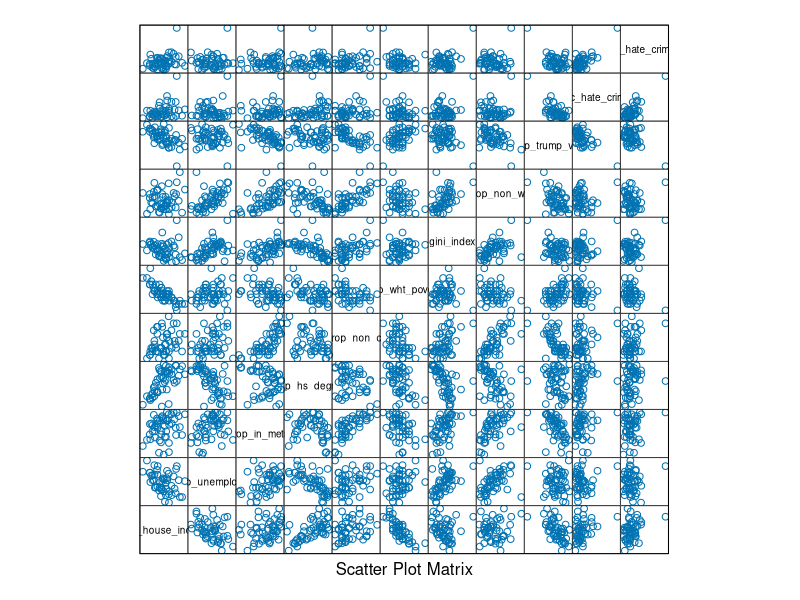
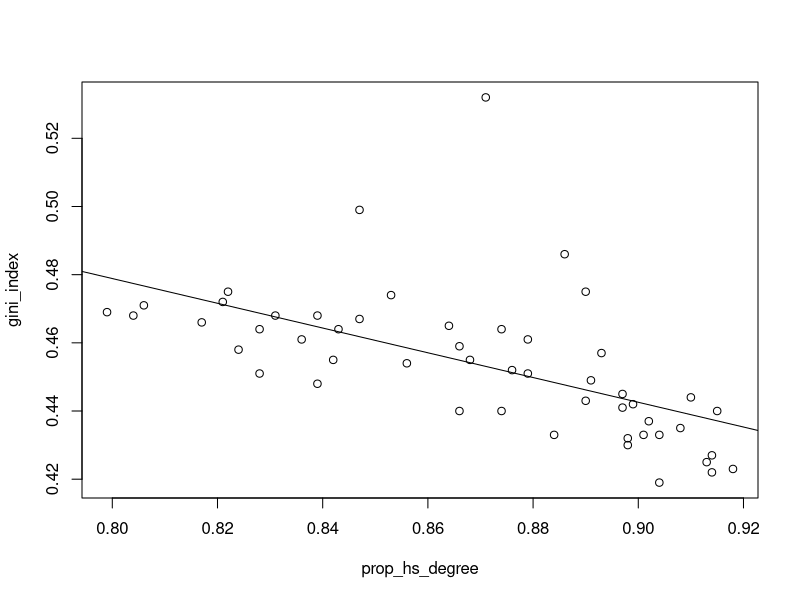
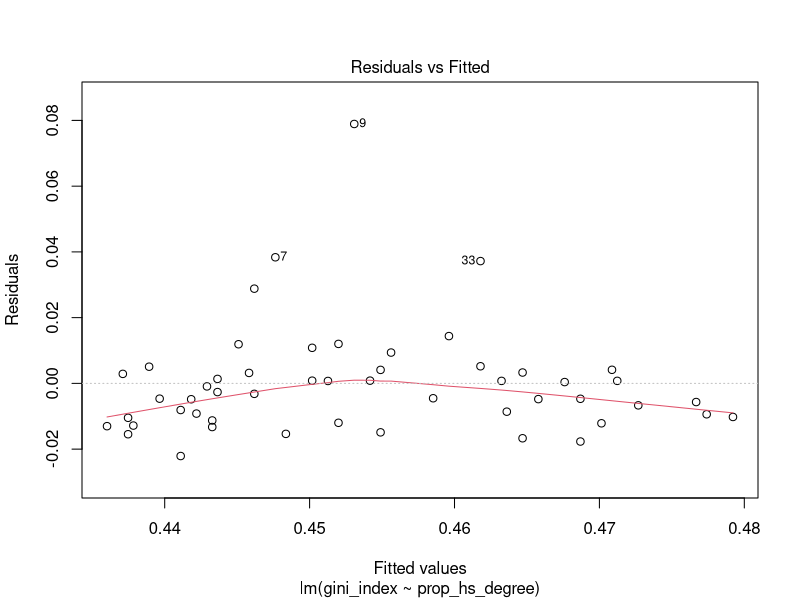
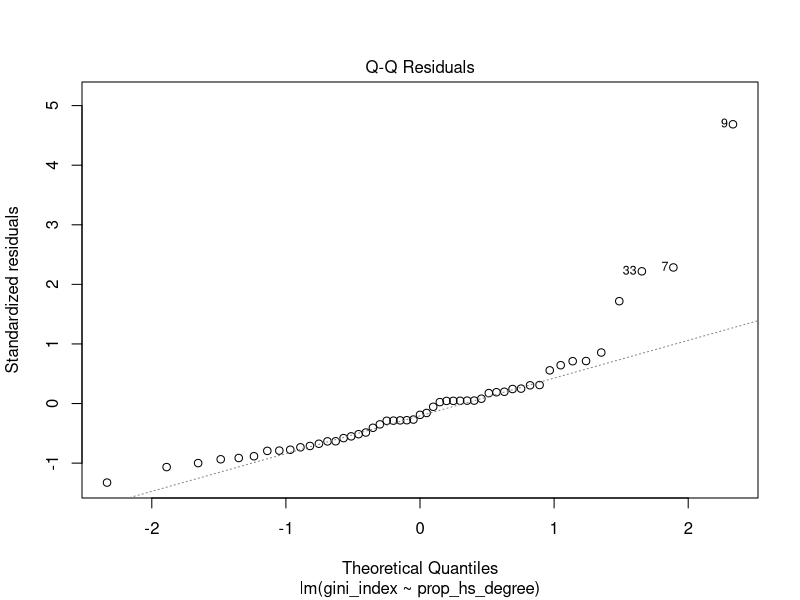
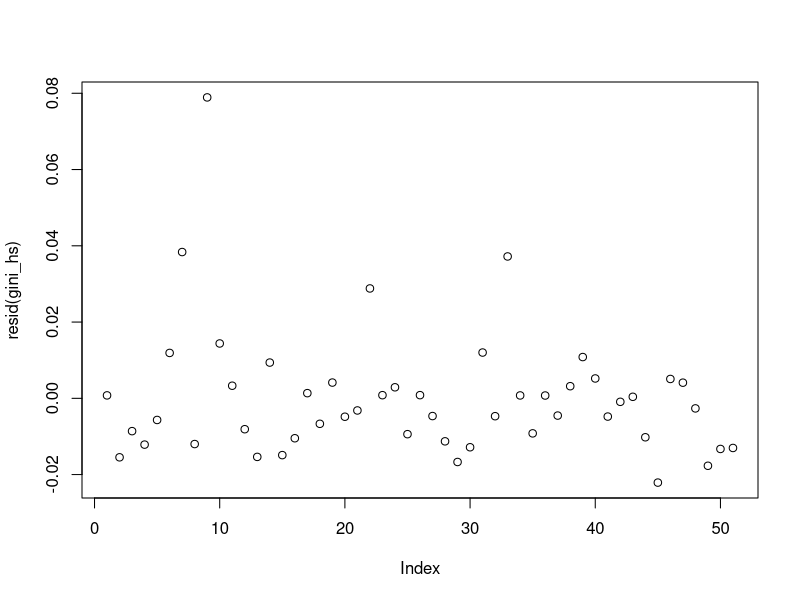
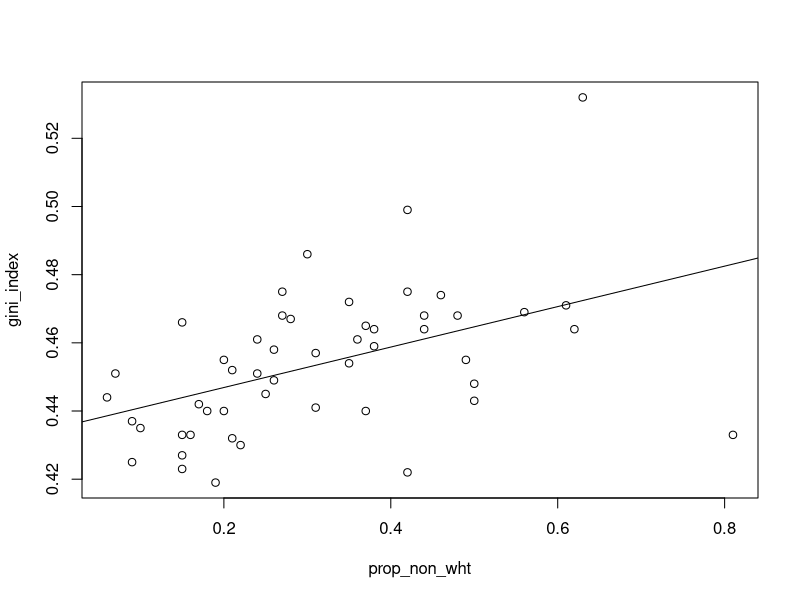
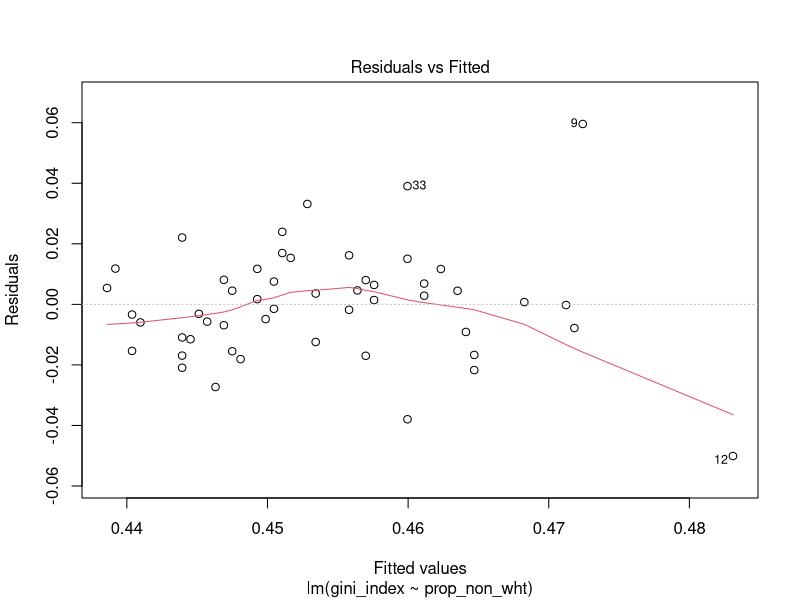
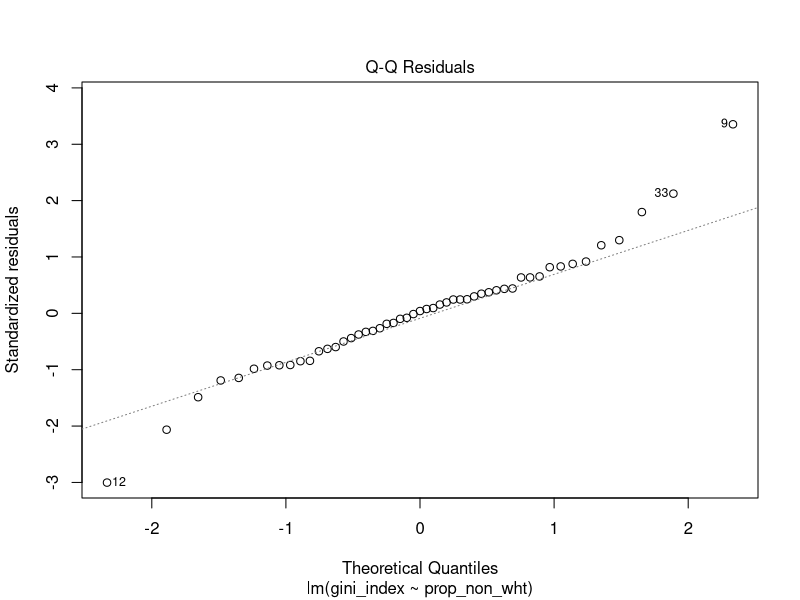

Reproduce these figures in R, in order.
## ---- chunk 1
library(readr)
data <- read_csv("data.csv")
names(data) <- c("state", "med_house_income", "prop_unemployed",
                 "prop_in_metro", "prop_hs_degree", "prop_non_cit",
                 "prop_wht_poverty", "gini_index", "prop_non_wht",
                 "prop_trump_vote", "splc_hate_crimes", "fbi_hate_crimes")
## ---- chunk 2
library(lattice)

splom(~data[-1], groups = NULL, data = data,
      axis.line.tck = 0,
      axis.text.alpha = 0,
      varname.cex = 0.6,
      varname.srt = 90)
## ---- chunk 3
gini_hs <- lm(gini_index ~ prop_hs_degree, data = data, action = na.omit)
summary(gini_hs)
plot(gini_index ~ prop_hs_degree, data = data)
abline(gini_hs)
plot(gini_hs, which = 1:2)
plot(resid(gini_hs))
## ---- chunk 4
gini_demo <- lm(gini_index ~ prop_non_wht, data = data, action = na.omit)
summary(gini_demo)
plot(gini_index ~ prop_non_wht, data = data)
abline(gini_demo)
plot(gini_demo, which = 1:2)
plot(resid(gini_demo))
## ---- chunk 5
par(mfrow = c(2,3))

gini_hs <- lm(gini_index ~ prop_hs_degree, data = data[-9,], action = na.omit)
coef(summary(gini_hs))
plot(gini_index ~ prop_hs_degree, data = data[-9,],
     main = "gini vs prop with hs degree")
abline(gini_hs)
plot(gini_hs, which = 1:2)

gini_demo <- lm(gini_index ~ prop_non_wht, data = data[-c(9,12),], action = na.omit)
coef(summary(gini_demo))
plot(gini_index ~ prop_non_wht, data = data[-c(9,12),],
     main = "gini vs prop non white")
abline(gini_demo)
plot(gini_demo, which = 1:2)

par(mfrow = c(1,1))
## ---- chunk 6
library(plyr)
library(ggplot2)
library(cluster)
library(graphics)
library(grid)
library(gridExtra)


data_scaled <- scale(data[-1]) # scale the data
data_scaled <- cbind(data[1], data_scaled) # add back in the state names

wss <- numeric(15)
for (k in 1:15) wss[k] <- sum(kmeans(data_scaled[c("gini_index", "prop_trump_vote")], centers=k, nstart=25)$withinss)
plot(1:15, wss, type="b", xlab="Number of Clusters", ylab="Within Sum ofSquares")
## ---- chunk 7
set.seed(1)

km <- kmeans(data_scaled[c("gini_index", "prop_trump_vote")], 5, nstart=25)
df <- as.data.frame(data_scaled)
df$cluster <- factor(km$cluster)
centers <- as.data.frame(km$centers)

g1 <- ggplot(data = df, aes(x = gini_index, y = prop_trump_vote, color = cluster )) +
  geom_point() + theme(legend.position="right") +
  geom_point(data = centers,
             aes(x = gini_index, y = prop_trump_vote, color= as.factor(c(1,2,3,4,5))),
             size = 10, alpha = .3, show.legend = FALSE)

plot(g1)
## ---- chunk 8
data_scaled2 <- scale(data[-9,-1]) # scale the data
data_scaled2 <- cbind(data[-9,1], data_scaled2) # add back in the state names

wss <- numeric(15)
for (k in 1:15) wss[k] <- sum(kmeans(data_scaled2[c("gini_index", "prop_trump_vote")], centers=k, nstart=25)$withinss)
plot(1:15, wss, type="b", xlab="Number of Clusters", ylab="Within Sum ofSquares")
## ---- chunk 9
set.seed(1)

km <- kmeans(data_scaled2[c("gini_index", "prop_trump_vote")], 4, nstart=25)
df2 <- as.data.frame(data_scaled2)
df2$cluster <- factor(km$cluster)
centers <- as.data.frame(km$centers)

g2 <- ggplot(data = df2, aes(x = gini_index, y = prop_trump_vote, color = cluster )) +
  geom_point() + theme(legend.position="right") +
  geom_point(data = centers,
             aes(x = gini_index, y = prop_trump_vote, color= as.factor(c(1,2,3,4))),
             size = 10, alpha = .3, show.legend = FALSE)

plot(g2)
## ---- chunk 10
clustered_states <- df2[order(df2$cluster),c("state","cluster")]
